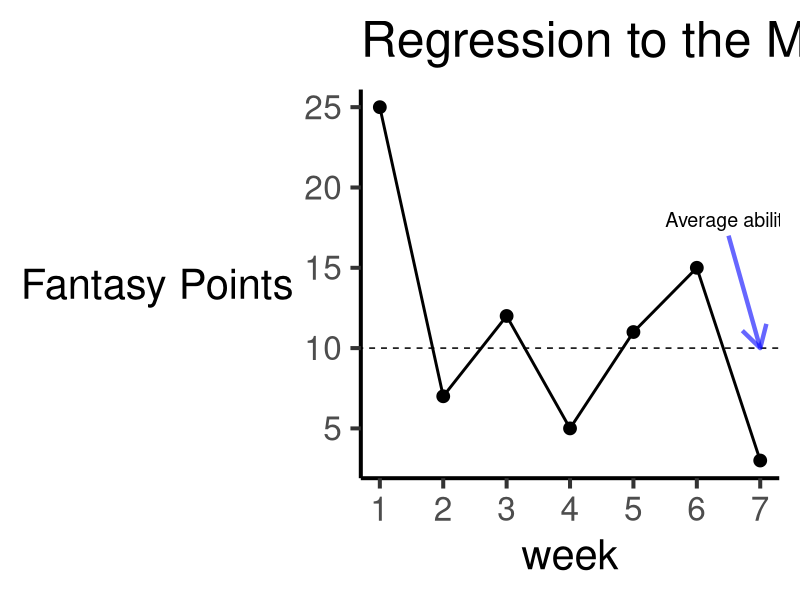
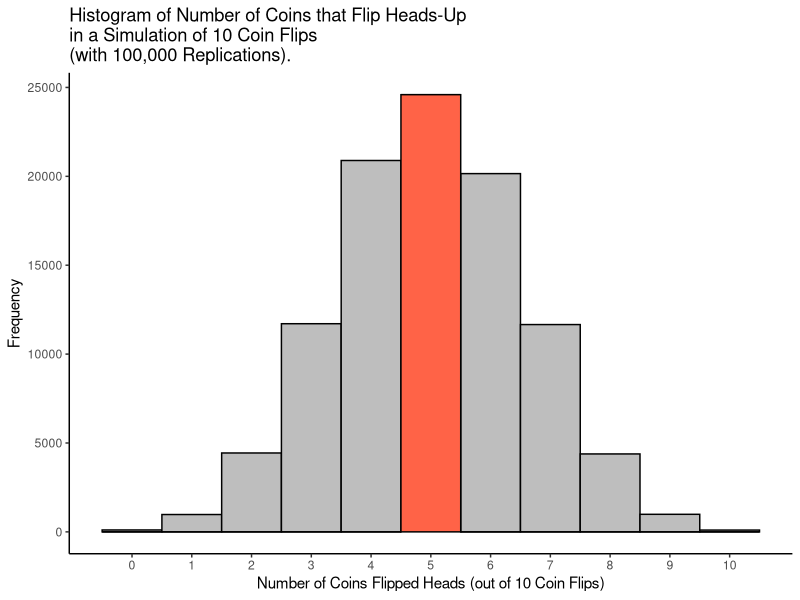

R code for these plots, in order:
## ---- chunk 1
library("tidyverse")
## ---- chunk 2
#| label: fig-regressionToMean
#| fig-cap: "Regression to the Mean."
#| fig-alt: "Regression to the Mean."
#| code-fold: true

mydata <- data.frame(
  week = 1:7,
  fantasyPoints = c(25,7,12,5,11,15,3)
)

ggplot(
  data = mydata,
  mapping = aes(
    x = week,
    y = fantasyPoints
  )
) + 
  geom_point(
    size = 4
  ) +
  geom_line(
    linewidth = 1
  ) +
  geom_abline(
    intercept = 10,
    slope = 0,
    linetype = "dashed"
  ) +
  scale_x_continuous(
    breaks = 1:7
  ) +
  labs(
    y = "Fantasy Points",
    title = "Regression to the Mean"
  ) +
  annotate(
    "segment",
    x = 6.5,
    xend = 7,
    y = 17,
    yend = 10,
    color = "blue",
    linewidth = 1.5,
    alpha = 0.6,
    arrow = arrow()) +
  annotate(
    "text",
    x = 5.5,
    y = 18,
    label = "Average ability",
    hjust = 0, # left-justify
    size = 5) +
  theme_classic(base_size = 30) +
  theme(axis.title.y = element_text(angle = 0, vjust = 0.5))
## ---- chunk 3
dbinom(
  x = 5,     # number of coins that flip heads-up
  size = 10, # how many times you flip a coin
  prob = 0.5 # probability of a coin flipping heads-up (i.e., fair coin = 50%)
)
## ---- chunk 4
#| label: fig-simulationOf10CoinFlips
#| fig-cap: "Histogram of Number of Coins that Flip Heads-Up in a Simulation of 10 Coin Flips (with 100,000 Replications)."
#| fig-alt: "Histogram of Number of Coins that Flip Heads-Up in a Simulation of 10 Coin Flips (with 100,000 Replications)."
#| code-fold: true

set.seed(52242)

smallNumFlips <- 10
largeNumFlips <- 1000000
numSimulations <- 100000

numHeadsSmallNumFlips <- rbinom(
  n = numSimulations,
  size = smallNumFlips,
  prob = .5
)

numHeadsLargeNumFlips <- rbinom(
  n = numSimulations,
  size = largeNumFlips,
  prob = .5
)

simulationOfFlippingCoins <- data.frame(
  numHeadsSmallNumFlips = numHeadsSmallNumFlips,
  numHeadsLargeNumFlips = numHeadsLargeNumFlips
)

simulationOfFlippingCoins <- simulationOfFlippingCoins %>% 
  mutate(
    proportionHeadsSmallNumFlips = numHeadsSmallNumFlips / smallNumFlips,
    proportionHeadsLargeNumFlips = numHeadsLargeNumFlips / largeNumFlips,
    highlight = ifelse(numHeadsSmallNumFlips == 5, "yes", "no"),
    extremeSmallNumFlips = ifelse(proportionHeadsSmallNumFlips <= 0.2 | proportionHeadsSmallNumFlips >= 0.8, TRUE, FALSE),
    extremeLargeNumFlips = ifelse(proportionHeadsLargeNumFlips <= 0.2 | proportionHeadsLargeNumFlips >= 0.8, TRUE, FALSE),
  )

ggplot2::ggplot(
  data = simulationOfFlippingCoins,
  mapping = aes(
    x = numHeadsSmallNumFlips,
    fill = highlight)
) +
  geom_histogram(
    color = "#000000",
    bins = 11
  ) +
  scale_x_continuous(
    breaks = 0:10
  ) +
  scale_fill_manual(
    values = c(
      "yes" = "tomato",
      "no" = "gray")
  ) +
  labs(
    x = "Number of Coins Flipped Heads (out of 10 Coin Flips)",
    y = "Frequency",
    title = "Histogram of Number of Coins that Flip Heads-Up\nin a Simulation of 10 Coin Flips\n(with 100,000 Replications)."
  ) +
  theme_classic() +
  theme(legend.position = "none")
## ---- chunk 5
dbinom(
  x = c(0:4, 6:10),
  size = 10,
  prob = 0.5
) %>% sum()
## ---- chunk 6
prop.table(table(simulationOfFlippingCoins$extremeSmallNumFlips))
## ---- chunk 7
prop.table(table(simulationOfFlippingCoins$extremeLargeNumFlips))
## ---- chunk 8
sessionInfo()
